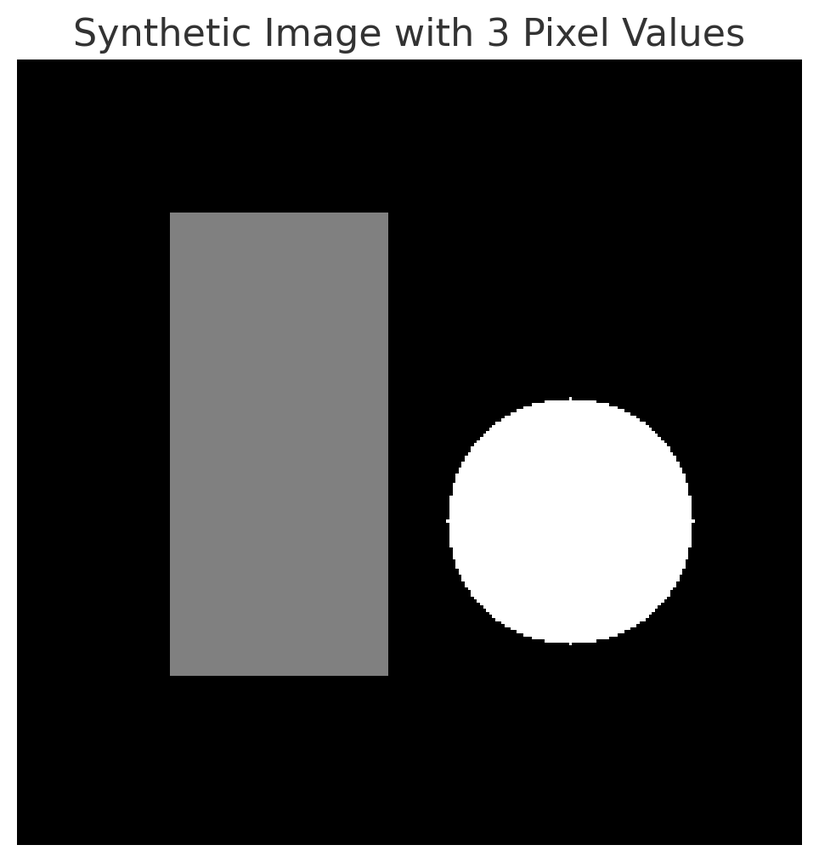
#> input picture inputs/input.png, 819 x 862 px, shrunk from 964 x 1014 before the run
$ python main.py
#> lines starting #> are read from the running program, lines starting #| are printed output that depends on the picture; after the words box and inside, x2 and y2 are one past the last pixel; in counts of white or black regions, pixels touching at a corner belong together
#> further down, image is the input picture: shape (862, 819, 3); min 0, max 255, mean 66.2
### utils/otsu_noise.py
import cv2
import numpy as np
from skimage.filters import threshold_otsu

def add_gaussian_noise(image, mean=0, sigma=80):
#> called with mean = 0, sigma = 80
    gaussian_noise = np.random.normal(mean, sigma, image.shape)
    noisy_image = image + gaussian_noise
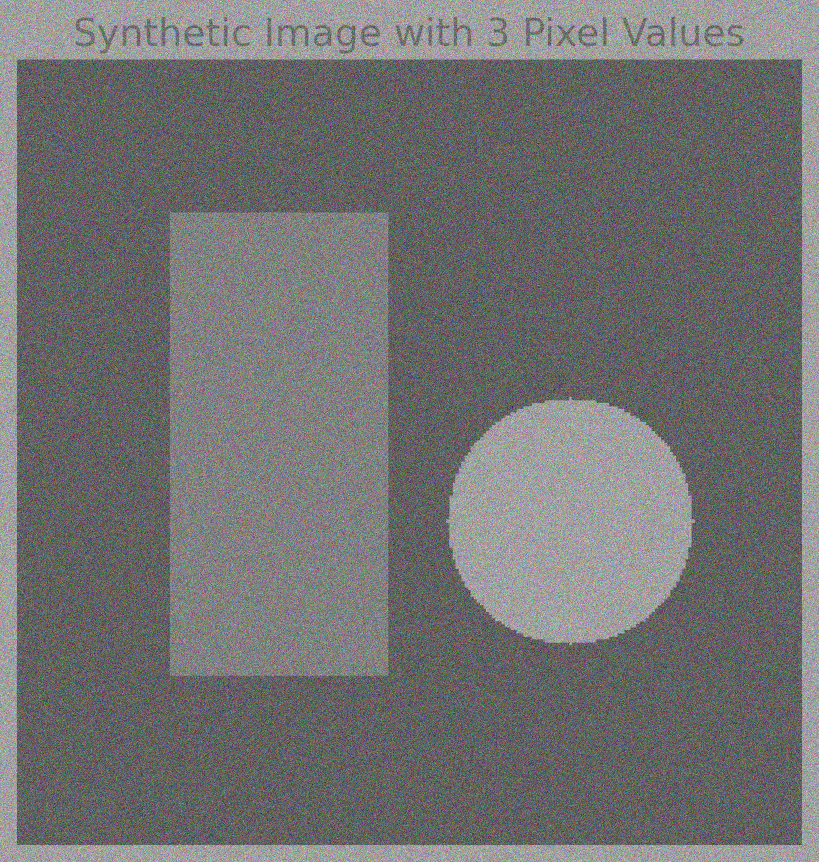
#> noisy_image: shape (862, 819, 3) float64; mean B, G, R 66.2, 66.4, 66.3; drawn with min black and max white
    noisy_image = np.clip(noisy_image, 0, 255).astype(np.uint8)
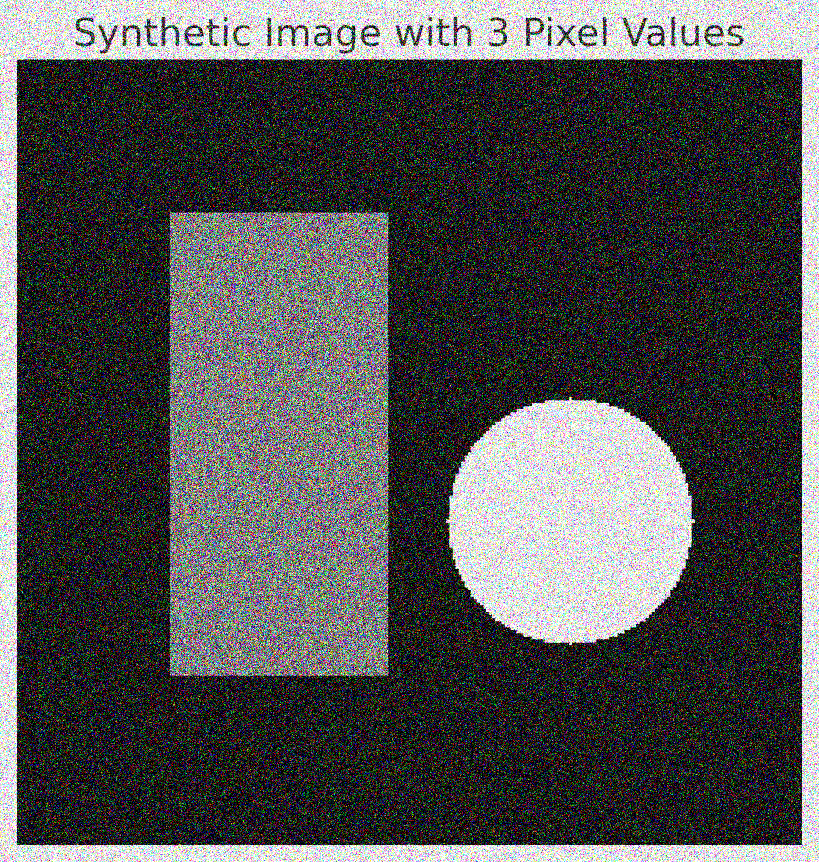
#> noisy_image: shape (862, 819, 3); mean B, G, R 81.2, 81.3, 81.4
    return noisy_image

def apply_otsu(image):
    gray_image = cv2.cvtColor(image, cv2.COLOR_BGR2GRAY)
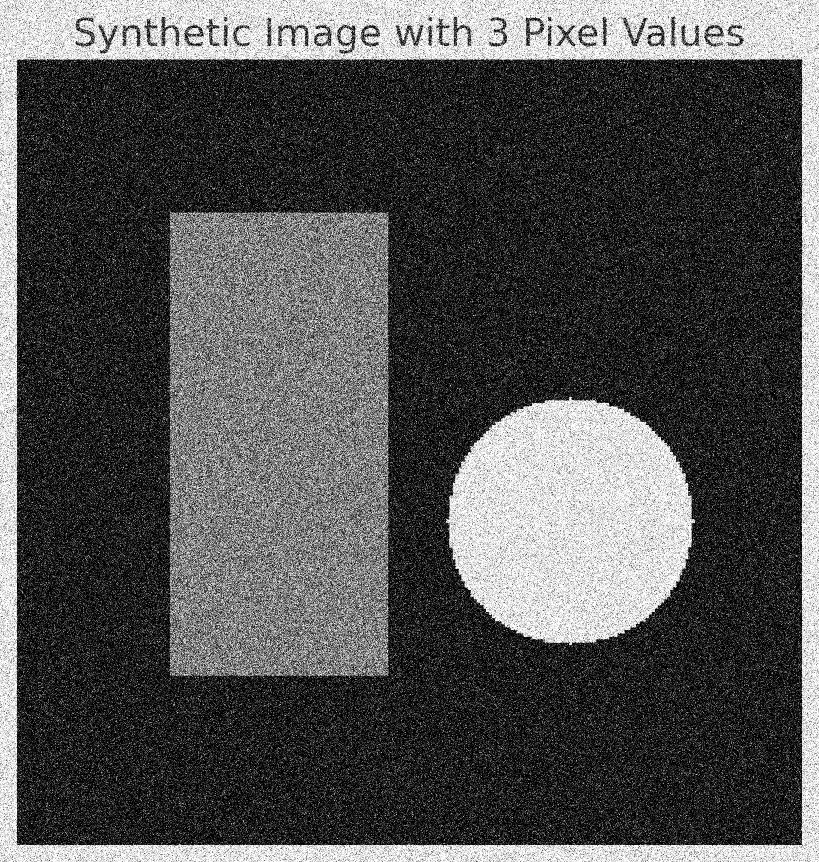
#> gray_image: shape (862, 819); min 0, max 255, mean 81.3
    threshold = threshold_otsu(gray_image)
#> threshold = 117
    binary_image = (gray_image > threshold).astype(np.uint8) * 255
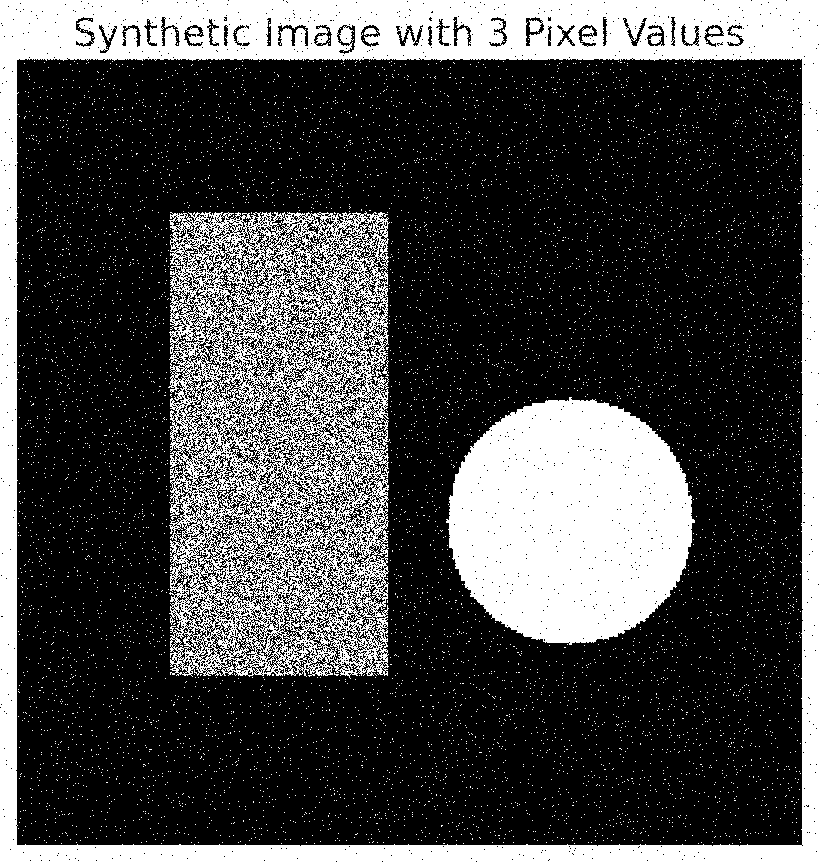
#> binary_image: shape (862, 819); 28.1% white; 7796 white regions (7789 under 20 px), largest, box (x1, y1, x2, y2) and area: (0, 0, 819, 862) 84714, (168, 211, 390, 679) 58130, (446, 397, 695, 645) 47059
    print(f"Otsu threshold value: {threshold}")
#| Otsu threshold value: 117
    return binary_image

### main.py
import cv2
import os
import matplotlib.pyplot as plt
from utils.otsu_noise import add_gaussian_noise, apply_otsu
from utils.region_grow import region_growing

# Create output folder
output_dir = 'outputs'
os.makedirs(output_dir, exist_ok=True)

# Load your input image
image = cv2.imread('inputs/input.png')
if image is None:
    print("Error: Image not found.")
    exit()

# Display original image
image_rgb = cv2.cvtColor(image, cv2.COLOR_BGR2RGB)
plt.figure()
plt.title('Original Image')
plt.imshow(image_rgb)
plt.axis('off')
plt.savefig(os.path.join(output_dir, 'original_image.png'))
plt.show()

# Add Gaussian noise
noisy_image = add_gaussian_noise(image, mean=0, sigma=80)
noisy_rgb = cv2.cvtColor(noisy_image, cv2.COLOR_BGR2RGB)
plt.figure()
plt.title('Noisy Image')
plt.imshow(noisy_rgb)
plt.axis('off')
plt.savefig(os.path.join(output_dir, 'noisy_image.png'))
plt.show()

# Apply Otsu's thresholding
otsu_result = apply_otsu(noisy_image)
plt.figure()
plt.title('Otsu Thresholding Result')
plt.imshow(otsu_result, cmap='gray')
plt.axis('off')
plt.savefig(os.path.join(output_dir, 'otsu_result.png'))
plt.show()

# Interactive Seed Selection for Region Growing
plt.figure()
plt.title('Click to Select Seed Point')
plt.imshow(noisy_rgb)
plt.axis('off')
#> (the run stopped early here; a loop or call above may not have finished)
